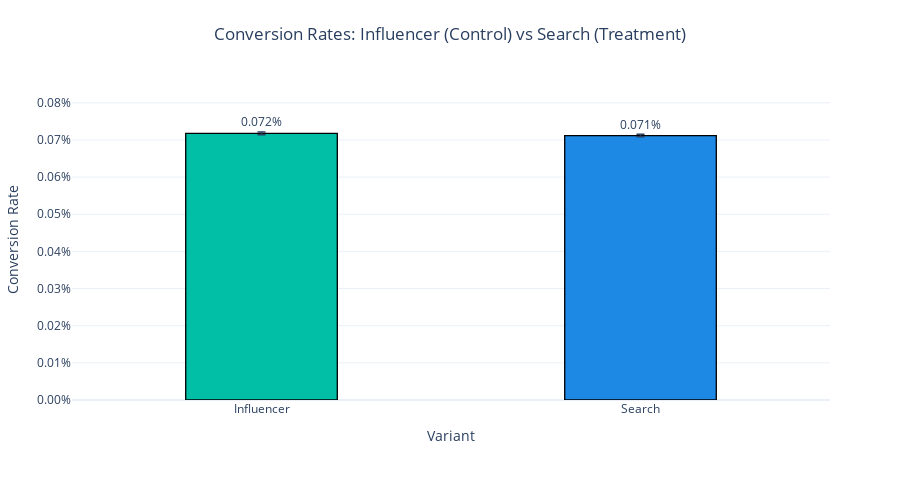

Write notebook code for a chart like this one.
### Markdown cell above
# 5. A/B Test

### Code cell
from statsmodels.stats.proportion import proportions_ztest
import numpy as np
import plotly.graph_objects as go
from math import sqrt

# basic setup
if ab_counts.shape[0] < 2:
    raise SystemExit("Need at least two variants in ab_counts")

rowB = ab_counts.iloc[0]  # treatment (highest impressions)
rowA = ab_counts.iloc[1]  # control (second highest)

conv_A, n_A = int(rowA['conversions']), int(rowA['impressions'])
conv_B, n_B = int(rowB['conversions']), int(rowB['impressions'])

# running a z-test
count = np.array([conv_B, conv_A])
nobs = np.array([n_B, n_A])
nobs = np.where(nobs == 0, 1, nobs)
stat, pval = proportions_ztest(count, nobs, alternative='two-sided')

rate_A, rate_B = conv_A / n_A, conv_B / n_B
abs_lift = rate_B - rate_A

def prop_ci(k, n, z=1.96):
    p = k / n
    se = sqrt(p * (1 - p) / n)
    return max(0, p - z * se), min(1, p + z * se)

ciA_low, ciA_high = prop_ci(conv_A, n_A)
ciB_low, ciB_high = prop_ci(conv_B, n_B)

variants = [str(rowA['variant']), str(rowB['variant'])]
rates = [rate_A, rate_B]

bar_colors = ['#00BFA6', '#1E88E5']  # calm teal + blue
border_color = 'black'

fig = go.Figure()

for i, var in enumerate(variants):
    ci_low = [ciA_low, ciB_low][i]
    ci_high = [ciA_high, ciB_high][i]
    fig.add_trace(
        go.Bar(
            x=[var],
            y=[rates[i]],
            name=var,
            width=0.4,  # thinner bars
            marker=dict(color=bar_colors[i], line=dict(color=border_color, width=1.3)),
            error_y=dict(
                type="data",
                symmetric=False,
                array=[ci_high - rates[i]],
                arrayminus=[rates[i] - ci_low],
                thickness=1.5,
                width=4,
            ),
            text=[f"{rates[i]*100:.3f}%"],
            textposition="outside",
        )
    )

fig.update_layout(
    title_text=f"Conversion Rates: {variants[0]} (Control) vs {variants[1]} (Treatment)",
    title_x=0.5,
    yaxis_tickformat=".2%",
    yaxis_title="Conversion Rate",
    xaxis_title="Variant",
    template="plotly_white",
    showlegend=False,
    margin=dict(t=80, b=100, l=70, r=70),
    yaxis=dict(showgrid=True, zeroline=True, range=[0, max(rates)*1.2]),  # add padding for text
    height=500,
)

fig.show()

print("\n--- A/B Test Results ---")
print(f"Control = {variants[0]}: {conv_A}/{n_A} ({rate_A:.4%})")
print(f"Treatment = {variants[1]}: {conv_B}/{n_B} ({rate_B:.4%})")
print(f"Absolute lift = {abs_lift:.4%}")
print(f"z-stat = {stat:.4f}")
print(f"p-value = {pval:.6f}")

### Figure 1 — Plotly figure (JSON) as saved in the notebook; plotly's stock layout.template omitted (floating-point values rounded to 4 significant figures)
{"data": [{"error_y": {"array": [3.533e-06], "arrayminus": [3.533e-06], "symmetric": false, "thickness": 1.5, "type": "data", "width": 4}, "marker": {"color": "#00BFA6", "line": {"color": "black", "width": 1.3}}, "name": "Influencer", "text": ["0.072%"], "textposition": "outside", "type": "bar", "width": 0.4, "x": ["Influencer"], "y": [0.0007178]}, {"error_y": {"array": [3.513e-06], "arrayminus": [3.513e-06], "symmetric": false, "thickness": 1.5, "type": "data", "width": 4}, "marker": {"color": "#1E88E5", "line": {"color": "black", "width": 1.3}}, "name": "Search", "text": ["0.071%"], "textposition": "outside", "type": "bar", "width": 0.4, "x": ["Search"], "y": [0.0007119]}], "layout": {"height": 500, "margin": {"b": 100, "l": 70, "r": 70, "t": 80}, "showlegend": false, "title": {"text": "Conversion Rates: Influencer (Control) vs Search (Treatment)", "x": 0.5}, "xaxis": {"title": {"text": "Variant"}}, "yaxis": {"range": [0, 0.0008614], "showgrid": true, "tickformat": ".2%", "title": {"text": "Conversion Rate"}, "zeroline": true}}}
